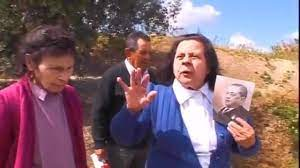
#> input picture TÉCNICAS DE VISIÓN ARTIFICIAL/Prácticas/P1/lena.jpg, 300 x 168 px
$ jupyter execute --allow-errors Tema_1_TVA.ipynb   (shell and % lines are left out)   (text cells are left out)
#> lines starting #> are read from the running program, lines starting #| are printed output that depends on the picture
[cell 1]
from google.colab import drive
drive.mount('/content/drive')

[cell 2]
import cv2

[cell 3]
import urllib.request
import numpy as np
from matplotlib import pyplot as plt

# Load an image from the web
img_url = "https://imageproxyb.ifunny.co/crop:x-20,resize:640x,quality:90x75/images/2945821dfacf8a266242f4ea3106c85c869f29a8ddfa5d5485dc38e165e21aed_1.jpg"
#> (the rest of this cell did not finish here and is left out)

[cell 4]
import cv2
from matplotlib import pyplot as plt

# Load the image specified by the user (default is in color)
image_path = 'lena.jpg'  # Change the path if your image is in a different directory
img = cv2.imread(image_path)
#> img is the input picture: shape (168, 300, 3); mean B, G, R 112.1, 101.7, 128.6

# Check if the image was successfully loaded
if img is None:
    print("Error loading the image", image_path)
else:
    # Display the image using matplotlib instead of cv2.imshow
    plt.imshow(cv2.cvtColor(img, cv2.COLOR_BGR2RGB))
    plt.title('¿A quien no le va a gustar?')
    plt.axis('off')
    plt.show()

[cell 5]
# Load the matrix
image = cv2.imread('lena.jpg')
# Load the image (whether it's in color or not) in grayscale
img = cv2.imread('lena.jpg', cv2.IMREAD_GRAYSCALE)
#> img: shape (168, 300); min 0, max 255, mean 111
# Plot the image
plt.imshow(image)
plt.title('Image')
plt.axis('off')  # Turn off axis labels and ticks
plt.show()
#Help
help(plt.imshow)

[cell 6]
import numpy as np
#Create a matrix of any size, whether it contains image data or not
img = np.full((100, 100, 3), (0, 0, 255), dtype=np.uint8)
#Assign values to an already created matrix
img.fill(255)  # only if the image is 1 channel
img[::] = (255, 0, 0)  # To change all values to (255, 0, 0)
#Initialize all values of the matrix to 0, 1, or any other value
img = np.zeros((100, 100, 3), dtype=np.uint8)  # Initialization with zeros
img = np.ones((100, 100, 3), dtype=np.uint8)  # Initialization with ones
img = np.array([[[255, 0, 0], [255, 0, 0]],
                [[255, 0, 0], [255, 0, 0]],
                [[255, 0, 0], [255, 0, 0]]], dtype=np.uint8)  # Initialization of a 3x2x3 matrix with all pixels in blue
print(img)
#To copy a variable to another, you must be careful when using the equal symbol:
x = img
y = np.copy(img)
#To access individual values of a matrix
matrix = np.array([[1, 2, 3], [4, 5, 6]])  # Create a 2x3 matrix
print(matrix[0, 0], matrix[0, 1], matrix[1, 0])  # Prints "1 2 4"
matrix[0, 0] = 2  # Changes the value of position 0,0
#Information about the matrix structure
print(matrix.dtype)  # Prints the matrix type
print(matrix.shape)  # Prints the dimensions "(2, 3)"
print(matrix.ndim)   # Prints the total number of dimensions (2)
print(matrix.size)   # Prints the number of elements in the array (6)
#Select part of an array
data = np.array([1, 2, 3])
print(data[1])     # 2
print(data[0:2])    # (1,2)
print(data[1:])     # (2,3)
print(data[-2:])    # (2, 3)
#To access all elements of an array iteratively
for x in data:
    print(x)
#In an image, to iterate element by element
for x in img:
    for y in x:
        print(y)
#To access an image using indices instead of iterators using 'range'
rows, cols, channels = img.shape if len(img.shape) == 3 else (*img.shape, 1)
for i in range(rows):
    for j in range(cols):
        print(img[i, j])

[cell 7]
img = cv2.imread("lena.jpg")
plt.imshow(cv2.cvtColor(img, cv2.COLOR_BGR2RGB))
# Select the rectangle
rect = plt.Rectangle((100, 30), 160, 135, linewidth=2, edgecolor='r', facecolor='none')
plt.gca().add_patch(rect)
plt.axis ('off')
plt.show()
# Extract the rectangle
x, y, w, h = rect.get_bbox().bounds
roi = img[int(y) :int (y+h), int(x):int (x+w)]
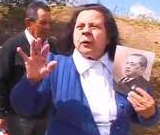
#> roi: shape (135, 160, 3); mean B, G, R 122.4, 109.4, 131.6
# Plot the extracted rectangle
plt.imshow(cv2.cvtColor(roi,cv2.COLOR_BGR2RGB))
plt.title('Extracted ROI')
plt.axis('off')
plt.show()

[cell 8]
# Normalize the values between 0 and 255
normalized_roi = cv2.normalize(roi, None, 0, 255, cv2.NORM_MINMAX)

# Display the extracted and normalized ROI
plt.imshow(cv2.cvtColor(normalized_roi, cv2.COLOR_BGR2RGB))
plt.title('Extracted and Normalized ROI')
plt.axis('off')
plt.show()

[cell 9]
import cv2
import argparse

def grayscale(color_image_file, grayscale_image_file):
    # Read the color image
#> called with color_image_file = 'lena.jpg', grayscale_image_file = 'output.jpg'
    color_image = cv2.imread(color_image_file)

    # Check if the image was successfully loaded
    if color_image is None:
        print("Error loading the image")
        return

    # Convert the color image to grayscale
    grayscale_image = cv2.cvtColor(color_image, cv2.COLOR_BGR2GRAY)

    # Save the grayscale image
    success = cv2.imwrite(grayscale_image_file, grayscale_image)

    # Check if the image was successfully saved
    if not success:
        print("Error saving the image")
        return

    print("Grayscale image saved successfully")

# Example usage
color_image_file = "lena.jpg"
grayscale_image_file = "output.jpg"
grayscale(color_image_file, grayscale_image_file)

[cell 10]
#Save a variable containing the number of objects detected in an image (10 in this sample)
fs = cv2.FileStorage('config.xml', cv2.FileStorage_WRITE)
# Open the file for writing
num_objects = 10
fs.write('number_of_objects', num_objects) # Save the number of objects
fs.release() # Close the file

#Load this information from the file
fs = cv2.FileStorage('config.xml', cv2.FileStorage_READ)
num_objects = fs.getNode('number_of_objects')
print(num_objects.real())

[cell 11]
import cv2 as cv
import matplotlib.pyplot as plt

# Function invoked when the mouse is used
def mouse_click(event, x, y, flags, param):
    # If the left button is pressed
    if event == cv.EVENT_LBUTTONDOWN:
        message = 'Left Button (' + str(x) + ',' + str(y) + ')'
        # Show text on the image
        cv.putText(img, message, (x, y), cv.FONT_HERSHEY_TRIPLEX, 0.5, (255, 255, 255), 1)
        plt.imshow(cv.cvtColor(img, cv.COLOR_BGR2RGB))
        plt.title('Image with Mouse Click')
        plt.axis('off')
        plt.show()

# Load image
img = cv.imread('lena.jpg')

# Display the image using Matplotlib
plt.imshow(cv.cvtColor(img, cv.COLOR_BGR2RGB))
plt.title('Image with Mouse Click')
plt.axis('off')
plt.show()

# Create a window before setting the mouse callback
cv.namedWindow('image')

# Specify the function to call when the mouse is clicked on the window
cv.setMouseCallback('image', mouse_click)

[cell 12]
#from google.colab import drive
import numpy as np
import cv2
import matplotlib.pyplot as plt

# Constant to indicate the maximum value of the slider
alpha_slider_max = 100

# Function that creates the trackbar
def onChange(val):
    alpha = val / alpha_slider_max
    beta = 1.0 - alpha
    # The 'addWeighted' method blends the images
    dst = cv2.addWeighted(img1, alpha, img2, beta, 0.0)
    # Display the blended image
    plt.imshow(cv2.cvtColor(dst, cv2.COLOR_BGR2RGB))
    plt.title('Linear Blend')
    plt.axis('off')
    plt.show()

# Load images
img1 = cv2.imread('image1.jpg')
img2 = cv2.imread('image2.jpg')

#> (the rest of this cell did not finish here and is left out)

[cell 13]
import cv2
#from google.colab import drive

# Mount Google Drive
#drive.mount('/content/gdrive')

# Create a VideoCapture object for the webcam
cap = cv2.VideoCapture(0)

# Get the width and height of the frames
width = int(cap.get(cv2.CAP_PROP_FRAME_WIDTH))
height = int(cap.get(cv2.CAP_PROP_FRAME_HEIGHT))

# Define the codec and create a VideoWriter object
fourcc = cv2.VideoWriter_fourcc(*'XVID')
output_path = 'output.avi'
out = cv2.VideoWriter(output_path, fourcc, 20.0, (width, height))

while True:
    # Capture frame by frame
    ret, frame = cap.read()
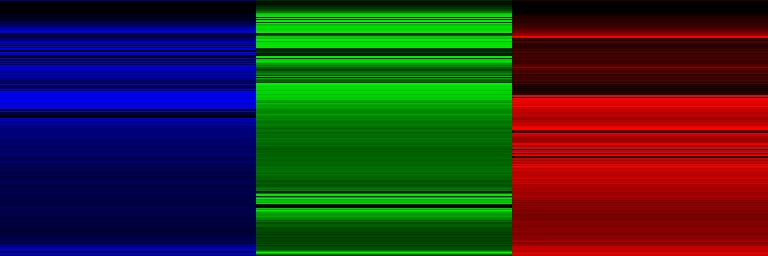
#> input picture TÉCNICAS DE VISIÓN ARTIFICIAL/Prácticas/P1/histogram_image.jpg, 768 x 256 px, given in place of the camera
#> frame is the input picture: shape (256, 768, 3); mean B, G, R 37, 43.1, 44.2

    # Process the frames here
    if ret:
        # Example processing: convert to grayscale
        gray_frame = cv2.cvtColor(frame, cv2.COLOR_BGR2GRAY)
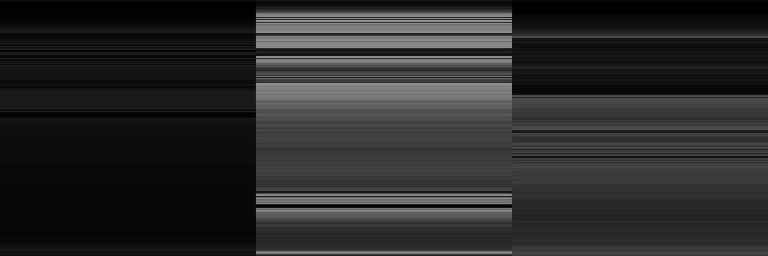
#> gray_frame: shape (256, 768); min 0, max 146, mean 42.8

        # Write the frame to the output video file
        out.write(gray_frame)
    else:
        break

    # Break the loop when the user presses 'q'
    if cv2.waitKey(1) & 0xFF == ord('q'):
#> (key q is pressed here)
        break

# Release the VideoWriter and VideoCapture objects
out.release()
cap.release()

[cell 14]
import cv2
import numpy as np
import matplotlib.pyplot as plt

def bc(image_path):
    # Load the image in grayscale
#> called with image_path = 'lena.jpg'
    img = cv2.imread(image_path, cv2.IMREAD_GRAYSCALE)

    if img is None:
        print("Error loading the image")
        return

    # Calculate the mean and standard deviation of the image
    mean = np.mean(img)
#> mean = 111
    std = np.std(img)
#> std = 65.01

    # Calculate the brightness and contrast
    brightness = mean
#> brightness = 111
    contrast = std
#> contrast = 65.01

    # Display the brightness and contrast
    print("Brightness:", brightness)
    print("Contrast:", contrast)

    # Show the image
    plt.imshow(img, cmap='gray')
    plt.title('Grayscale Image')
    plt.axis('off')
    plt.show()

# Example usage
image_path = "lena.jpg"
bc(image_path)

[cell 15]
import cv2 as cv
import numpy as np
from matplotlib import pyplot as plt


# Load the image
img = cv.imread('lena.jpg', cv.IMREAD_GRAYSCALE)

if img is None:
    print("Error reading the image")
else:
    # Calculate the histogram
    hist = cv.calcHist([img], [0], None, [256], [0, 256])
#> hist = 256 values, max 696 at index 43, min 1 at index 1, mean 196.9

    # Show the image and the histogram
    plt.figure(figsize=(12, 6))

    plt.subplot(121), plt.imshow(img, 'gray')
    plt.title('Image'), plt.xticks([]), plt.yticks([])

    plt.subplot(122), plt.plot(hist, color='blue')
    plt.title('Histogram'), plt.xlabel('Pixel Value'), plt.ylabel('Frequency')

    plt.tight_layout()
    plt.show()
#> figure, not shown here; panel 2: curve peaks at x = 43, y = 696

[cell 16]
import cv2
import numpy as np
import matplotlib.pyplot as plt

def histogramColor(image_path):
    # Read the image
#> called with image_path = 'lena.jpg'
    image = cv2.imread(image_path)

    if image is None:
        print("Error reading the image")
        return

    # Split the image into its color channels
    b, g, r = cv2.split(image)
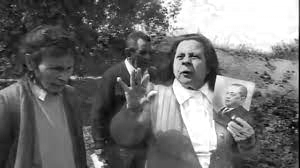
#> b: shape (168, 300); min 0, max 255, mean 112.1
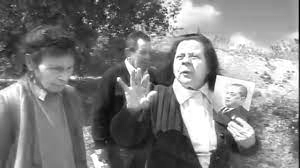
#> r: shape (168, 300); min 0, max 255, mean 128.6

    # Calculate the histograms for each color channel
    hist_b = cv2.calcHist([b], [0], None, [256], [0, 256])
#> hist_b = 256 values, max 3159 at index 255, min 0 at index 6, mean 196.9
    hist_g = cv2.calcHist([g], [0], None, [256], [0, 256])
#> hist_g = 256 values, max 578 at index 52, min 12 at index 1, mean 196.9
    hist_r = cv2.calcHist([r], [0], None, [256], [0, 256])
#> hist_r = 256 values, max 1461 at index 255, min 0 at index 3, mean 196.9

    # Display the histograms
    plt.figure(figsize=(12, 6))

    plt.subplot(131), plt.plot(hist_b, color='blue')
    plt.title('Blue Histogram'), plt.xlabel('Pixel Value'), plt.ylabel('Frequency')

    plt.subplot(132), plt.plot(hist_g, color='green')
    plt.title('Green Histogram'), plt.xlabel('Pixel Value'), plt.ylabel('Frequency')

    plt.subplot(133), plt.plot(hist_r, color='red')
    plt.title('Red Histogram'), plt.xlabel('Pixel Value'), plt.ylabel('Frequency')

    plt.tight_layout()
    plt.show()
#> figure, not shown here; panel 1: curve peaks at x = 255, y = 3159; panel 2: curve peaks at x = 52, y = 578; panel 3: curve peaks at x = 255, y = 1461

    # Save the histograms to an image
    hist_image = np.zeros((256, 768, 3), dtype=np.uint8)
    hist_image[:, :256, 0] = hist_b
    hist_image[:, 256:512, 1] = hist_g
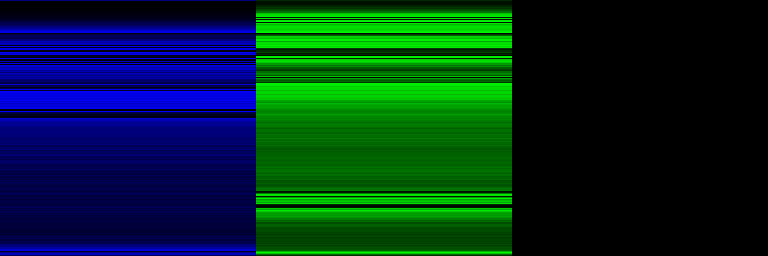
#> hist_image: shape (256, 768, 3); mean of channels 0, 1, 2 34.6, 42, 0; drawn as B, G, R
    hist_image[:, 512:, 2] = hist_r

    cv2.imwrite('histogram_image.jpg', hist_image)

# Example usage
image_path = "lena.jpg"
histogramColor(image_path)

[cell 17]
import cv2
import matplotlib.pyplot as plt

# Read an image
image = cv2.imread('lena.jpg')

# Convert from BGR to RGB
image_rgb = cv2.cvtColor(image, cv2.COLOR_BGR2RGB)

# Convert to grayscale
gray_image = cv2.cvtColor(image, cv2.COLOR_BGR2GRAY)

# Display the original and converted images
plt.subplot(131), plt.imshow(image_rgb), plt.title('Original (RGB)')
plt.subplot(132), plt.imshow(gray_image, cmap='gray'), plt.title('Grayscale')
plt.show()

[cell 18]
import cv2

def colorLight(image_path):
    # Read the image
#> called with image_path = 'lena.jpg'
    image = cv2.imread(image_path)

    if image is None:
        print("Error reading the image")
        return

    # Convert the image to CIELab color space
    cielab_image = cv2.cvtColor(image, cv2.COLOR_BGR2Lab)
#> cielab_image: shape (168, 300, 3); mean of channels 0, 1, 2 116.3, 142.1, 127.5

    # Extract the L channel of CIELab
    cielab_l = cielab_image[:, :, 0]

    # Save the L channel of CIELab
    cv2.imwrite("cielab_l.jpg", cielab_l)

    # Convert the image to HSV color space
    hsv_image = cv2.cvtColor(image, cv2.COLOR_BGR2HSV)
#> hsv_image: shape (168, 300, 3); mean H, S, V 95.3, 97.6, 142.9

    # Extract the V channel of HSV
    hsv_v = hsv_image[:, :, 2]

    # Save the V channel of HSV
    cv2.imwrite("hsv_v.jpg", hsv_v)

    # Convert the image to HSL color space
    hsl_image = cv2.cvtColor(image, cv2.COLOR_BGR2HLS)
#> hsl_image: shape (168, 300, 3); mean of channels 0, 1, 2 95.5, 116.7, 107.9

    # Extract the L channel of HSL
    hsl_l = hsl_image[:, :, 1]
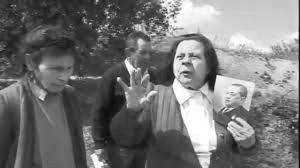
#> hsl_l: shape (168, 300); min 2, max 255, mean 116.7

    # Save the L channel of HSL
    cv2.imwrite("hsl_l.jpg", hsl_l)

    # Convert the image to YCbCr color space
    ycrcb_image = cv2.cvtColor(image, cv2.COLOR_BGR2YCrCb)
#> ycrcb_image: shape (168, 300, 3); mean of channels 0, 1, 2 110.9, 140.6, 128.6

    # Extract the Y channel of YCbCr
    ycrcb_y = ycrcb_image[:, :, 0]

    # Save the Y channel of YCbCr
    cv2.imwrite("ycrcb_y.jpg", ycrcb_y)

# Example usage
image_path = "lena.jpg"
colorLight(image_path)

[cell 19]
img = cv.imread('lena.jpg', cv.IMREAD_GRAYSCALE)
imgray = cv.applyColorMap(img, cv.COLORMAP_JET)
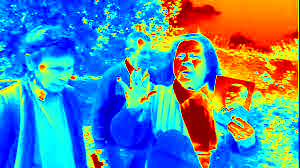
#> imgray: shape (168, 300, 3); mean B, G, R 164.9, 134.7, 84.7
# Display the original and converted images
plt.subplot(131), plt.imshow(img), plt.title('Grayscale')
plt.subplot(132), plt.imshow(imgray), plt.title('Colormap')
plt.show()
#> figure, not shown here; B, G, R data is drawn as R, G, B

[cell 20]
import cv2
import numpy as np
import matplotlib.pyplot as plt

# Read a grayscale image
gray_image = cv2.imread('lena.jpg', cv2.IMREAD_GRAYSCALE)

# Apply a colormap (pseudocoloring)
colored_image = cv2.applyColorMap(gray_image, cv2.COLORMAP_HOT) #COLORMAP_JET, COLORMAP_RAINBOW
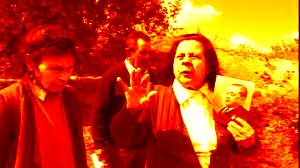
#> colored_image: shape (168, 300, 3); mean B, G, R 14.6, 71.8, 198.3

# Display the original and pseudocolored images
plt.subplot(121), plt.imshow(gray_image, cmap='gray'), plt.title('Original (Grayscale)')
plt.subplot(122), plt.imshow(cv2.cvtColor(colored_image, cv2.COLOR_BGR2RGB)), plt.title('Pseudocolored')
plt.show()

[cell 21]
import cv2
import matplotlib.pyplot as plt

def pseudocolor_image(image_path):
    # Read the image
#> called with image_path = 'lena.jpg'
    image = cv2.imread(image_path)

    # Convert the image to grayscale
    gray_image = cv2.cvtColor(image, cv2.COLOR_BGR2GRAY)

    # Apply a colormap (pseudocoloring)
    colored_image = cv2.applyColorMap(gray_image, cv2.COLORMAP_HOT)

    # Display the original and pseudocolored images
    plt.subplot(121), plt.imshow(cv2.cvtColor(image, cv2.COLOR_BGR2RGB)), plt.title('Original')
    plt.subplot(122), plt.imshow(cv2.cvtColor(colored_image, cv2.COLOR_BGR2RGB)), plt.title('Pseudocolored')
    plt.show()
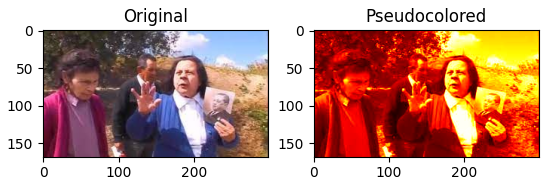
#> figure drawn by matplotlib, 2 panels

# Example usage
image_path = 'lena.jpg'
pseudocolor_image(image_path)
